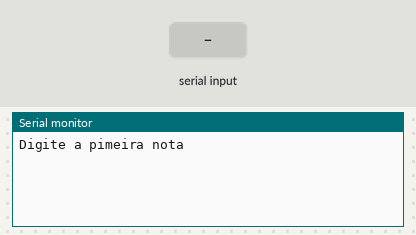
A sketch run on a simulated Arduino Uno, built with avr-gcc and run on an emulated ATmega328P. On the bench: the last lines printed to the serial monitor. Inputs (shaded band) come from the test bench.

Above: at 1.2 s.
1.3 s: "90,45,200\n" received over Serial
At 2.1 s:
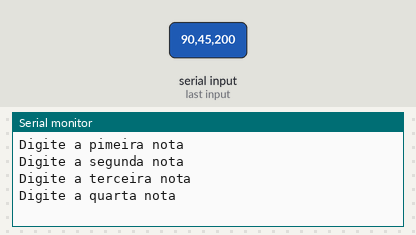
At 3.4 s:
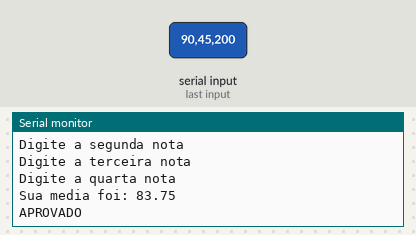

The sketch:

lopal_ex151.ino
```cpp
/*Faça um programa que receba 4 notas de um aluno, calcule e imprima a média
aritmética das notas e a mensagem de APROVADO para média superior ou igual a
7,0 RECUPERAÇÃO para notas entre 5.0 e 7,0 ou a mensagem de REPROVADO
para média inferior a 5,0.
*/

float n1, n2, n3, n4, media;

void setup()
{
  Serial.begin(9600);
}

void loop()
{
  Serial.println("Digite a pimeira nota");
  while(! Serial.available());
  n1 = Serial.parseFloat();

  Serial.println("Digite a segunda nota");
  while(! Serial.available());
  n2 = Serial.parseFloat();

  Serial.println("Digite a terceira nota");
  while(! Serial.available());
  n3 = Serial.parseFloat();

  Serial.println("Digite a quarta nota");
  while(! Serial.available());
  n4 = Serial.parseFloat();

  media = (n1+n2+n3+n4)/4;

    if(media >= 7) {
  	Serial.println("Sua media foi: " + String(media));
    Serial.println("APROVADO");
  } else if (media >= 5 <7) {
    Serial.println("Sua media foi: " + String(media));
  	Serial.println("RECUPERACAO");
  } else {
    Serial.println("Sua media foi: " + String(media));
  	Serial.println("REPROVADO");
  }

  delay(1000000);
}
```

Measured:
- after the input at 1.3 s, the serial monitor: prints a new line at once (image 1)
